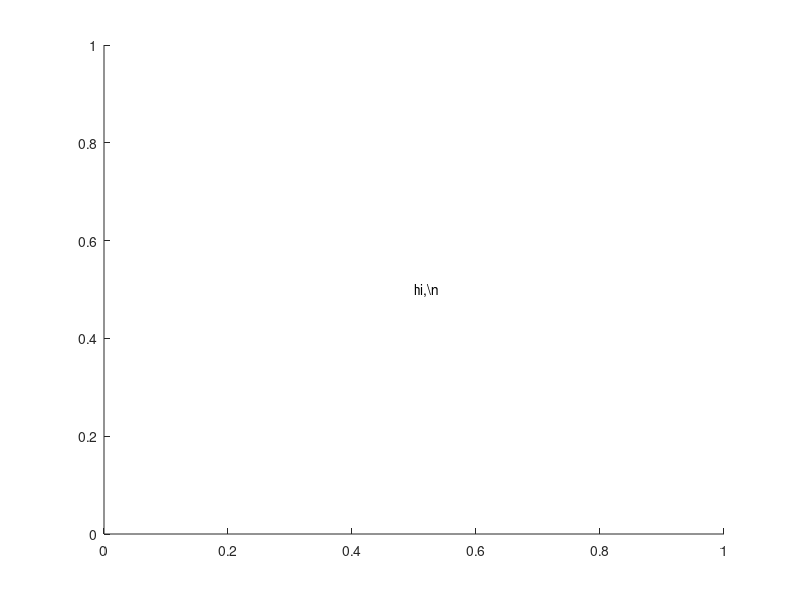

The MATLAB source for this figure: (Note: this script raises an error after producing the figure.)
%% text properties in matlab

clc;
clear all;
close all;

t = text(0.5,0.5,'hi,\n  ');
s = t.FontSize;
t.FontSize = 12;
'my label';

{'first line','second line'};
disp('K_{n}');

sprintf('\color{magenta} text');